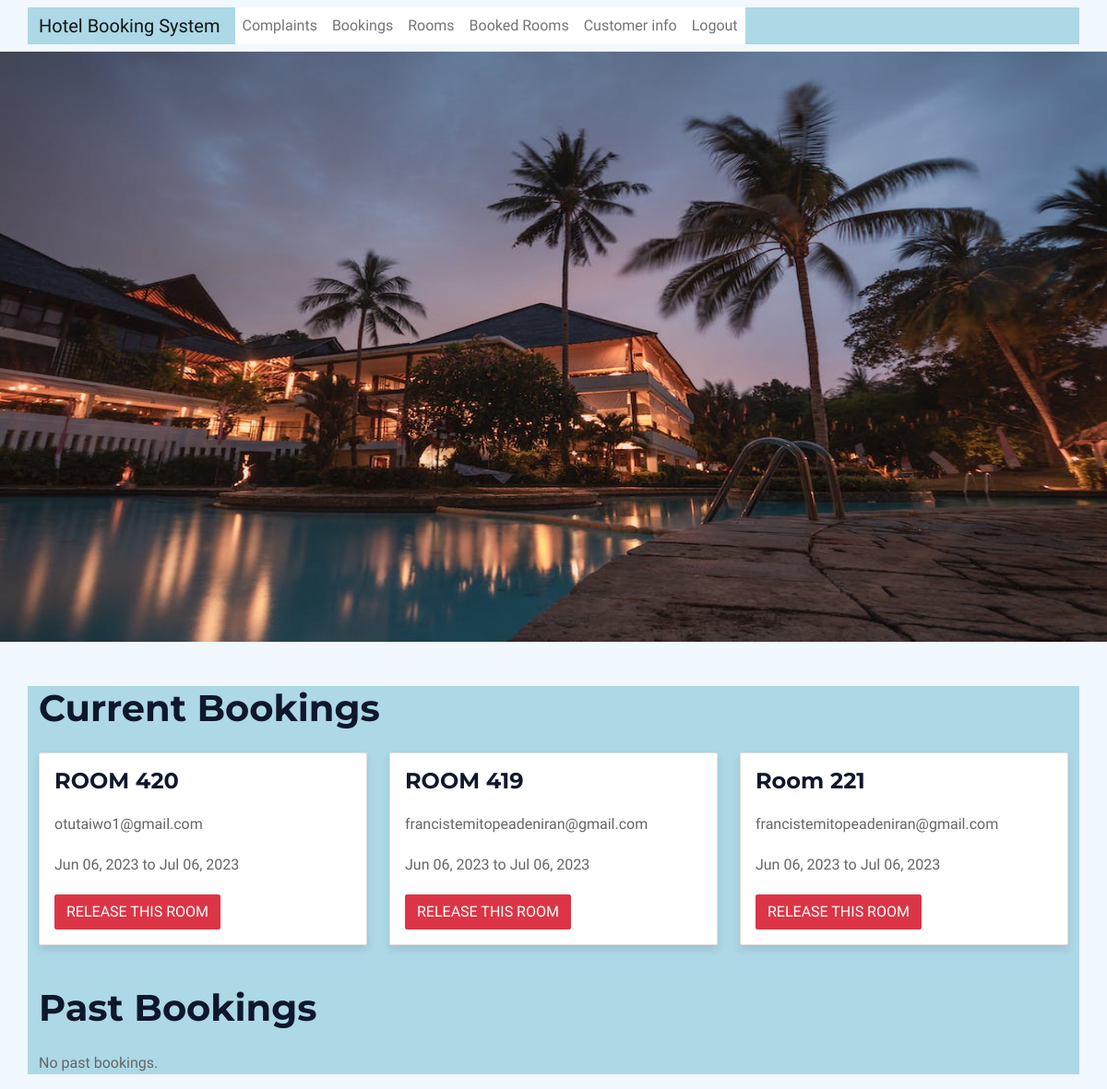
Before: /booked_rooms_list/ (signed in) with the older database file.
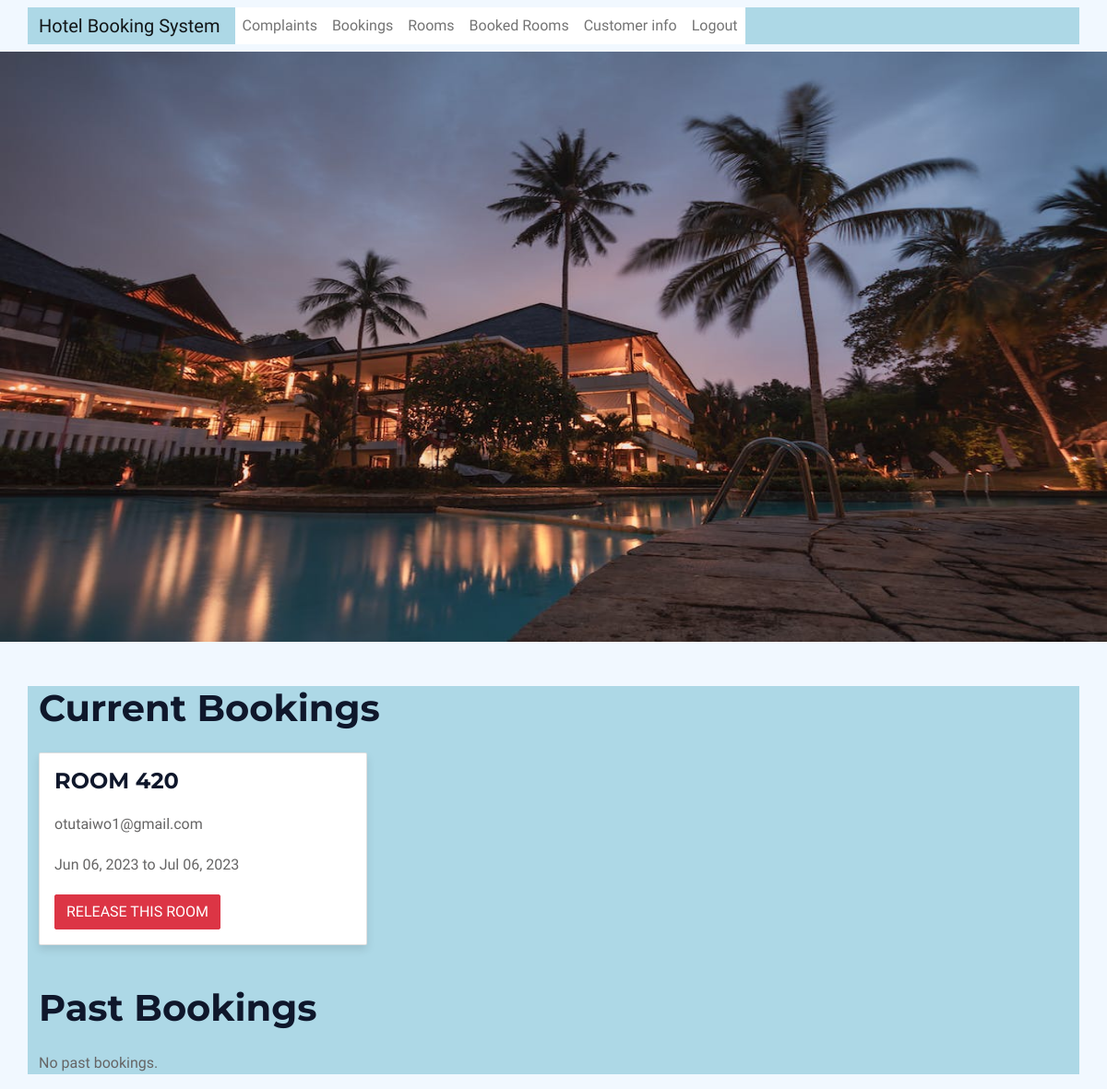
After: the same page with the newer database file.
### bookings/models.py (models this page shows, shortened)
class Booking(models.Model):
    user = models.ForeignKey(settings.AUTH_USER_MODEL, on_delete=models.CASCADE)
    admin_user= models.ForeignKey(settings.AUTH_USER_MODEL, on_delete=models.CASCADE, related_name='bookings_admin', default=3)
    room = models.ForeignKey(Room, on_delete=models.CASCADE)
    check_in = models.DateField()
    check_out = models.DateField()
    created_at = models.DateTimeField(auto_now_add=True)
    updated_at = models.DateTimeField(auto_now=True)
    status_choices = [
        ('pending', 'Pending'),
        ('accepted', 'Accepted'),
        ('rejected', 'Rejected'),
    ]
    status = models.CharField(max_length=10, choices=status_choices, default='pending')
    number_of_guests = models.PositiveIntegerField()
    customer_email = models.EmailField(max_length=255)
    customer_name =  models.CharField(max_length=100, default='')

class Room(models.Model):
    ROOM_TYPE_CHOICES = (
        ('standard', 'Standard'),
        ('deluxe', 'Deluxe'),
        ('suite', 'Suite'),
    )
    user = models.ForeignKey(settings.AUTH_USER_MODEL, on_delete=models.CASCADE)
    admin_user= models.ForeignKey(settings.AUTH_USER_MODEL, on_delete=models.CASCADE, related_name='room_admin', default=3)
    name = models.CharField(max_length=100)
    room_type = models.CharField(max_length=10, choices=ROOM_TYPE_CHOICES, default='standard')
    room_number = models.PositiveIntegerField(unique=True)
    description = models.TextField(blank=True)
    price = models.DecimalField(max_digits=8, decimal_places=2)
    image = models.ImageField(upload_to='rooms', blank=True)
    available = models.BooleanField(default=True)
    created_at = models.DateTimeField(auto_now_add=True)
    updated_at = models.DateTimeField(auto_now=True)

### accounts/models.py (models this page shows, shortened)
class CustomUser(AbstractBaseUser):
    email = models.EmailField(verbose_name='Email', max_length=255, unique=True)
    first_name = models.CharField(verbose_name='First Name', max_length=255, blank=True)
    last_name = models.CharField(verbose_name='Last Name', max_length=255, blank=True)
    is_staff = models.BooleanField(default=False)
    is_active = models.BooleanField(default=True)
    is_admin = models.BooleanField(default=False)
    is_customer = models.BooleanField(default=True)
    is_superuser = models.BooleanField(default=False)
    created_at = models.DateTimeField(auto_now_add=True)
    updated_at = models.DateTimeField(auto_now=True)
    objects = CustomUserManager()
    USERNAME_FIELD = 'email'
    REQUIRED_FIELDS = []

### bookings/views.py (the view)
# urls.py: path('booked_rooms_list/', views.booked_rooms_list, name='booked_rooms_list'),
@login_required
def booked_rooms_list(request):
    current_bookings = Booking.objects.filter(check_out__gte=timezone.now())
    past_bookings = Booking.objects.filter(check_out__lt=timezone.now())
    context = {
        'current_bookings': current_bookings,
        'past_bookings': past_bookings,
    }
    return render(request, 'booked_rooms_list.html', context)

### bookings/templates/booked_rooms_list.html (shortened to what this page needs)
{% extends 'base.html' %}
{% block content %}
  <h1 class="mb-4">Current Bookings</h1>
{% if current_bookings %}
<div class="row">
{% for booking in current_bookings %}
<div class="col-md-4 mb-4">
<div class="card">
<div class="card-body">
<h5 class="card-title">{{ booking.room.name }}</h5>
<p class="card-text">{{ booking.user.email }}</p>
<p class="card-text">{{ booking.check_in|date:"M d, Y" }} to {{ booking.check_out|date:"M d, Y" }}</p>
<a href="{% url 'bookings:release_room' booking.id %}" class="btn btn-danger">Release this room</a>
</div>
</div>
</div>
{% endfor %}
</div>
{% else %}
<p>No current bookings.</p>
{% endif %}
  <h1 class="mb-4">Past Bookings</h1>
{% if past_bookings %}
<div class="row">
{% for booking in past_bookings %}
<div class="col-md-4 mb-4">
<div class="card">
<div class="card-body">
<h5 class="card-title">{{ booking.room.name }}</h5>
<p class="card-text">{{ booking.user.customer_name }}</p>
<p class="card-text">{{ booking.user.email }}</p>
<p class="card-text">{{ booking.check_in|date:"M d, Y" }} to {{ booking.check_out|date:"M d, Y" }}</p>
</div>
</div>
</div>
{% endfor %}
</div>
{% else %}
<p>No past bookings.</p>
{% endif %}
{% endblock %}

Changed rows visible on the page:
removed Booking: room.name "ROOM 419", user.email "francistemitopeadeniran@gmail.com", check_in "Jun 06, 2023", check_out "Jul 06, 2023"
removed Booking: room.name "Room 221", user.email "francistemitopeadeniran@gmail.com", check_in "Jun 06, 2023", check_out "Jul 06, 2023"
